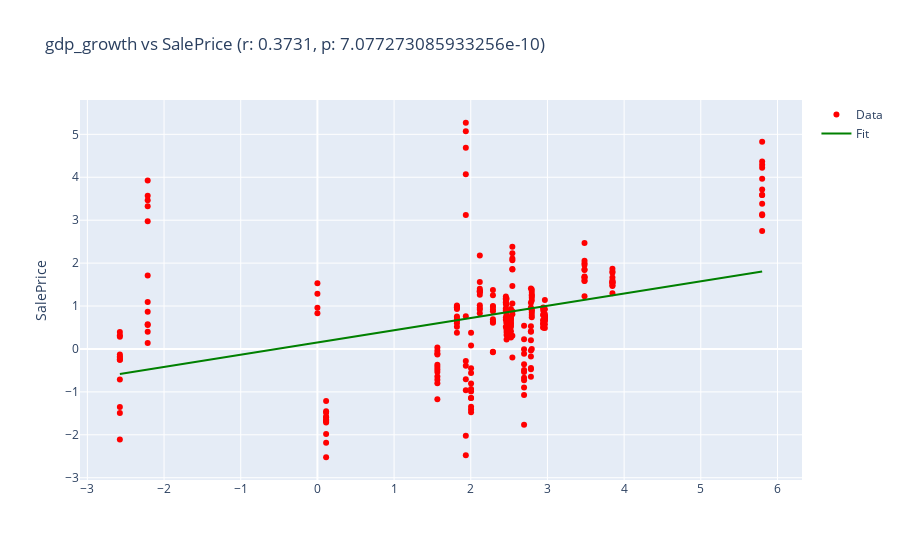
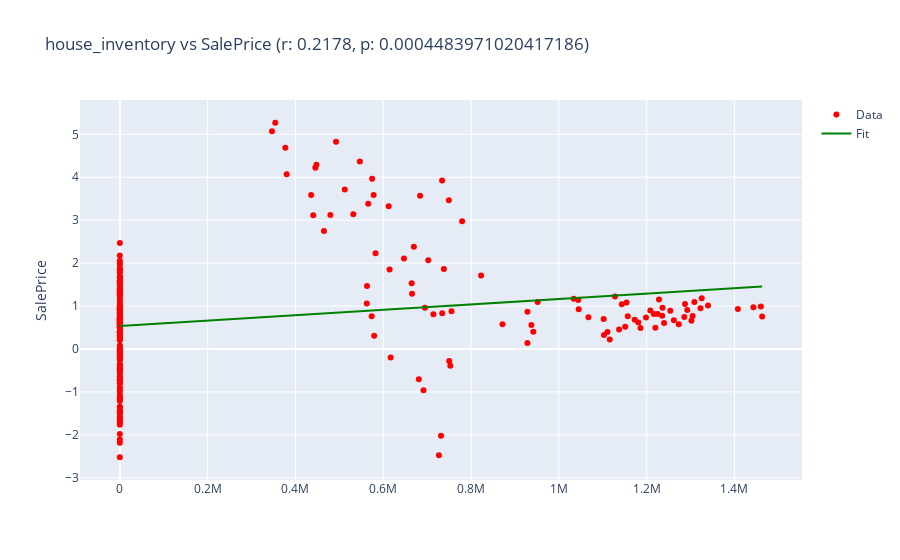
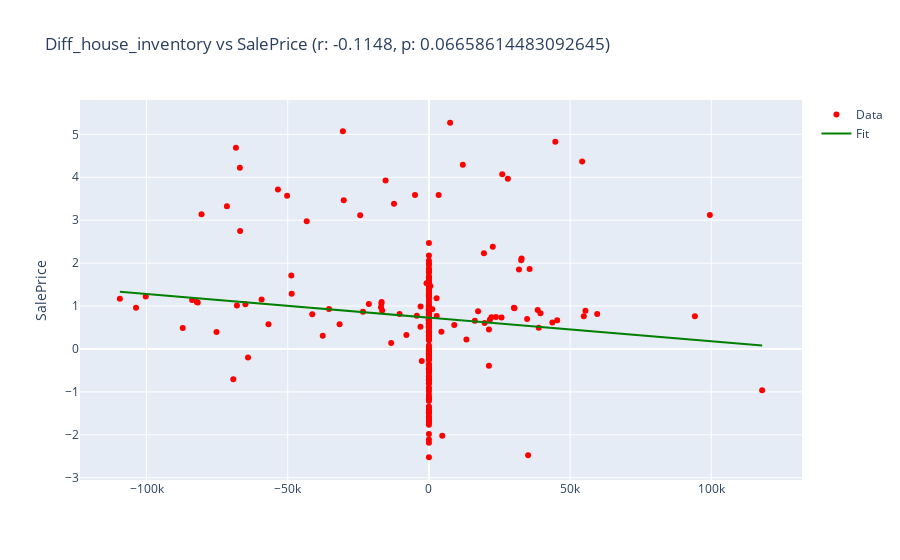
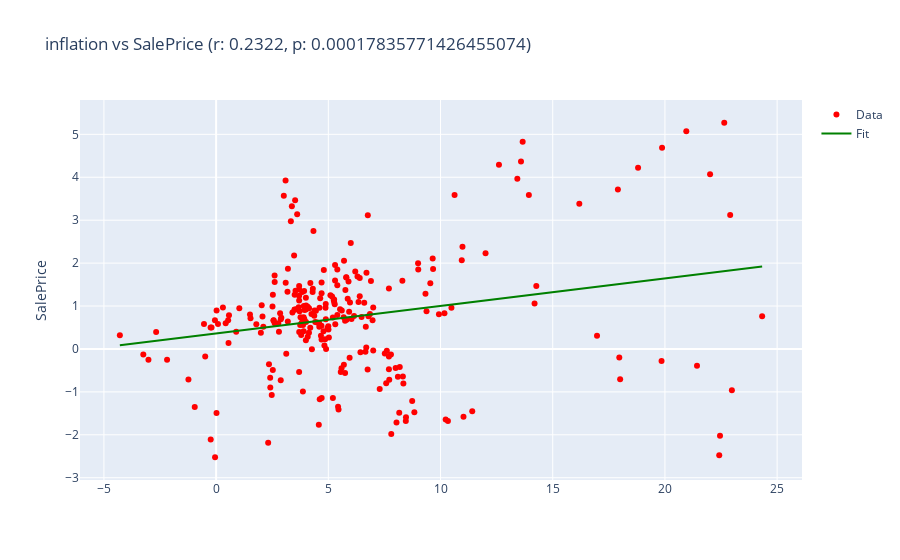

The cell these charts' notebook holds for them, in order:
### Code cell
for i in df.columns:
    if i =='DATE':
        continue
    x = df[i]
    print(i)
    y = y_train
    slope, intercept, r_value, p_value, std_err = stats.linregress(x,y)
    line = slope*x + intercept

    # Creating the dataset, and generating the plot
    trace0 = go.Scatter(
                  x = x,
                  y = y,
                  mode = 'markers',
                  marker = dict(color = 'red'),
                  name ='Data'
                  )
    
    # Creating regression line
    trace1 = go.Scatter(
                  x = x,
                  y = line,
                  mode='lines',
                  marker = dict(color = 'green'),
                  name='Fit'
                  )

    # Layout for regression plot
    title = '{} vs SalePrice (r: {:0.4f}, p: {})'.format(df[i].name, r_value, p_value)
    layout = go.Layout(
            title = title, yaxis = dict(title = 'SalePrice'))

    data = [trace0, trace1]
    fig = go.Figure(data = data, layout = layout)
    iplot(fig)

### Figure 1 — Plotly figure (JSON) as saved in the notebook; plotly's stock layout.template omitted (floating-point values rounded to 4 significant figures; data arrays with more than 128 entries replaced by an {"elided": "..."} marker saying what was removed)
{"data": [{"marker": {"color": "red"}, "mode": "markers", "name": "Data", "x": {"elided": "256 float values"}, "y": {"elided": "256 float values"}, "type": "scatter"}, {"marker": {"color": "green"}, "mode": "lines", "name": "Fit", "x": {"elided": "256 float values"}, "y": {"elided": "256 float values"}, "type": "scatter"}], "layout": {"title": {"text": "gdp_growth vs SalePrice (r: 0.3731, p: 7.077273085933256e-10)"}, "yaxis": {"title": {"text": "SalePrice"}}}}

### Figure 2 — Plotly figure (JSON) as saved in the notebook; plotly's stock layout.template omitted (floating-point values rounded to 4 significant figures; data arrays with more than 128 entries replaced by an {"elided": "..."} marker saying what was removed)
{"data": [{"marker": {"color": "red"}, "mode": "markers", "name": "Data", "x": {"elided": "256 float values"}, "y": {"elided": "256 float values"}, "type": "scatter"}, {"marker": {"color": "green"}, "mode": "lines", "name": "Fit", "x": {"elided": "256 float values"}, "y": {"elided": "256 float values"}, "type": "scatter"}], "layout": {"title": {"text": "house_inventory vs SalePrice (r: 0.2178, p: 0.0004483971020417186)"}, "yaxis": {"title": {"text": "SalePrice"}}}}

### Figure 3 — Plotly figure (JSON) as saved in the notebook; plotly's stock layout.template omitted (floating-point values rounded to 4 significant figures; data arrays with more than 128 entries replaced by an {"elided": "..."} marker saying what was removed)
{"data": [{"marker": {"color": "red"}, "mode": "markers", "name": "Data", "x": {"elided": "256 float values"}, "y": {"elided": "256 float values"}, "type": "scatter"}, {"marker": {"color": "green"}, "mode": "lines", "name": "Fit", "x": {"elided": "256 float values"}, "y": {"elided": "256 float values"}, "type": "scatter"}], "layout": {"title": {"text": "Diff_house_inventory vs SalePrice (r: -0.1148, p: 0.06658614483092645)"}, "yaxis": {"title": {"text": "SalePrice"}}}}

### Figure 4 — Plotly figure (JSON) as saved in the notebook; plotly's stock layout.template omitted (floating-point values rounded to 4 significant figures; data arrays with more than 128 entries replaced by an {"elided": "..."} marker saying what was removed)
{"data": [{"marker": {"color": "red"}, "mode": "markers", "name": "Data", "x": {"elided": "256 float values"}, "y": {"elided": "256 float values"}, "type": "scatter"}, {"marker": {"color": "green"}, "mode": "lines", "name": "Fit", "x": {"elided": "256 float values"}, "y": {"elided": "256 float values"}, "type": "scatter"}], "layout": {"title": {"text": "inflation vs SalePrice (r: 0.2322, p: 0.00017835771426455074)"}, "yaxis": {"title": {"text": "SalePrice"}}}}
